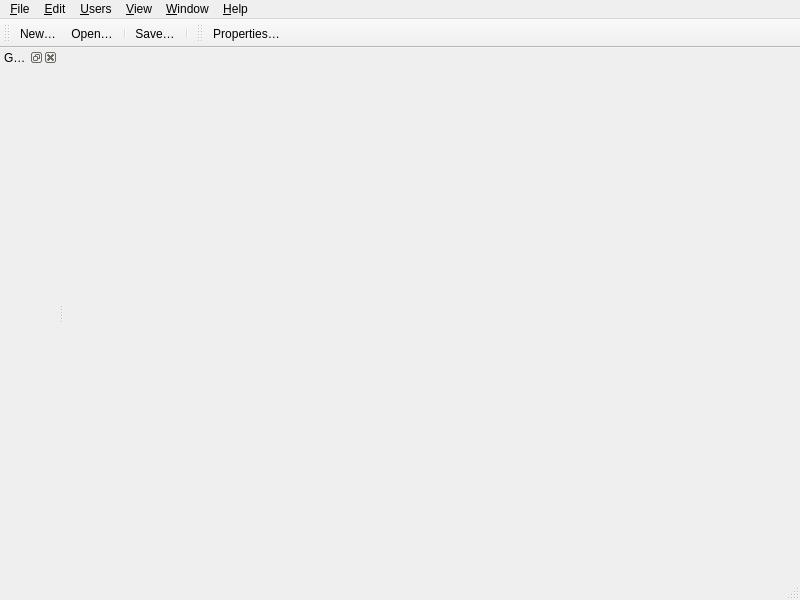
<?xml version="1.0" encoding="UTF-8"?>
<ui version="4.0">
 <class>MainView</class>
 <widget class="QMainWindow" name="MainView">
  <property name="geometry">
   <rect>
    <x>0</x>
    <y>0</y>
    <width>800</width>
    <height>600</height>
   </rect>
  </property>
  <property name="toolButtonStyle">
   <enum>Qt::ToolButtonFollowStyle</enum>
  </property>
  <property name="documentMode">
   <bool>true</bool>
  </property>
  <property name="unifiedTitleAndToolBarOnMac">
   <bool>true</bool>
  </property>
  <widget class="QWidget" name="central_widget">
   <layout class="QHBoxLayout" name="horizontalLayout">
    <property name="leftMargin">
     <number>0</number>
    </property>
    <property name="topMargin">
     <number>0</number>
    </property>
    <property name="rightMargin">
     <number>0</number>
    </property>
    <property name="bottomMargin">
     <number>0</number>
    </property>
    <item>
     <widget class="DocumentWidget" name="document_widget" native="true"/>
    </item>
   </layout>
  </widget>
  <widget class="QMenuBar" name="menubar">
   <property name="geometry">
    <rect>
     <x>0</x>
     <y>0</y>
     <width>800</width>
     <height>30</height>
    </rect>
   </property>
   <widget class="QMenu" name="menu_file">
    <property name="title">
     <string>&amp;File</string>
    </property>
    <addaction name="action_new"/>
    <addaction name="action_open"/>
    <addaction name="separator"/>
    <addaction name="action_save"/>
    <addaction name="action_saveas"/>
    <addaction name="separator"/>
    <addaction name="action_properties"/>
    <addaction name="separator"/>
    <addaction name="action_print"/>
    <addaction name="separator"/>
    <addaction name="action_close"/>
    <addaction name="action_quit"/>
   </widget>
   <widget class="QMenu" name="menu_edit">
    <property name="title">
     <string>&amp;Edit</string>
    </property>
    <addaction name="action_undo"/>
    <addaction name="action_redo"/>
    <addaction name="separator"/>
   </widget>
   <widget class="QMenu" name="menu_window">
    <property name="title">
     <string>&amp;Window</string>
    </property>
   </widget>
   <widget class="QMenu" name="menu_help">
    <property name="title">
     <string>&amp;Help</string>
    </property>
   </widget>
   <widget class="QMenu" name="menu_view">
    <property name="title">
     <string>&amp;View</string>
    </property>
   </widget>
   <widget class="QMenu" name="menu_users">
    <property name="title">
     <string>&amp;Users</string>
    </property>
    <addaction name="action_newuser"/>
    <addaction name="action_removeuser"/>
    <addaction name="separator"/>
   </widget>
   <addaction name="menu_file"/>
   <addaction name="menu_edit"/>
   <addaction name="menu_users"/>
   <addaction name="menu_view"/>
   <addaction name="menu_window"/>
   <addaction name="menu_help"/>
  </widget>
  <widget class="QStatusBar" name="statusbar"/>
  <widget class="QToolBar" name="file_toolbar">
   <property name="windowTitle">
    <string>File</string>
   </property>
   <property name="toolButtonStyle">
    <enum>Qt::ToolButtonIconOnly</enum>
   </property>
   <attribute name="toolBarArea">
    <enum>TopToolBarArea</enum>
   </attribute>
   <attribute name="toolBarBreak">
    <bool>false</bool>
   </attribute>
   <addaction name="action_new"/>
   <addaction name="action_open"/>
   <addaction name="separator"/>
   <addaction name="action_save"/>
   <addaction name="separator"/>
  </widget>
  <widget class="QToolBar" name="document_toolbar">
   <property name="windowTitle">
    <string>Document</string>
   </property>
   <property name="toolButtonStyle">
    <enum>Qt::ToolButtonIconOnly</enum>
   </property>
   <attribute name="toolBarArea">
    <enum>TopToolBarArea</enum>
   </attribute>
   <attribute name="toolBarBreak">
    <bool>false</bool>
   </attribute>
   <addaction name="action_properties"/>
  </widget>
  <widget class="QDockWidget" name="games_tree_dock_widget">
   <property name="windowTitle">
    <string>Games</string>
   </property>
   <attribute name="dockWidgetArea">
    <number>1</number>
   </attribute>
   <widget class="QWidget" name="games_tree_dock_widget_contents">
    <layout class="QVBoxLayout" name="games_tree_dock_widget_layout">
     <item>
      <widget class="GamesTreeWidget" name="games_tree_widget" native="true"/>
     </item>
    </layout>
   </widget>
  </widget>
  <action name="action_new">
   <property name="text">
    <string>&amp;New…</string>
   </property>
   <property name="shortcut">
    <string>Ctrl+N</string>
   </property>
  </action>
  <action name="action_open">
   <property name="text">
    <string>&amp;Open…</string>
   </property>
   <property name="shortcut">
    <string>Ctrl+O</string>
   </property>
  </action>
  <action name="action_save">
   <property name="text">
    <string>&amp;Save…</string>
   </property>
   <property name="shortcut">
    <string>Ctrl+S</string>
   </property>
  </action>
  <action name="action_saveas">
   <property name="text">
    <string>Save As…</string>
   </property>
  </action>
  <action name="action_newuser">
   <property name="text">
    <string>Add a new user…</string>
   </property>
  </action>
  <action name="action_removeuser">
   <property name="text">
    <string>Remove a user…</string>
   </property>
  </action>
  <action name="action_quit">
   <property name="text">
    <string>&amp;Quit</string>
   </property>
   <property name="shortcut">
    <string>Ctrl+Q</string>
   </property>
  </action>
  <action name="action_undo">
   <property name="text">
    <string>Undo</string>
   </property>
   <property name="shortcut">
    <string>Ctrl+Z</string>
   </property>
  </action>
  <action name="action_redo">
   <property name="text">
    <string>Redo</string>
   </property>
   <property name="shortcut">
    <string>Ctrl+Shift+Z</string>
   </property>
  </action>
  <action name="action_close">
   <property name="text">
    <string>&amp;Close</string>
   </property>
  </action>
  <action name="action_properties">
   <property name="text">
    <string>Properties…</string>
   </property>
  </action>
  <action name="action_print">
   <property name="text">
    <string>&amp;Print…</string>
   </property>
   <property name="shortcut">
    <string>Ctrl+P</string>
   </property>
  </action>
 </widget>
 <customwidgets>
  <customwidget>
   <class>DocumentWidget</class>
   <extends>QWidget</extends>
   <header>genial.documentwidget.h</header>
   <container>1</container>
  </customwidget>
  <customwidget>
   <class>GamesTreeWidget</class>
   <extends>QWidget</extends>
   <header>genial.gamestreewidget.h</header>
   <container>1</container>
  </customwidget>
 </customwidgets>
 <resources>
  <include location="../resources/genial.qrc"/>
 </resources>
 <connections/>
</ui>
